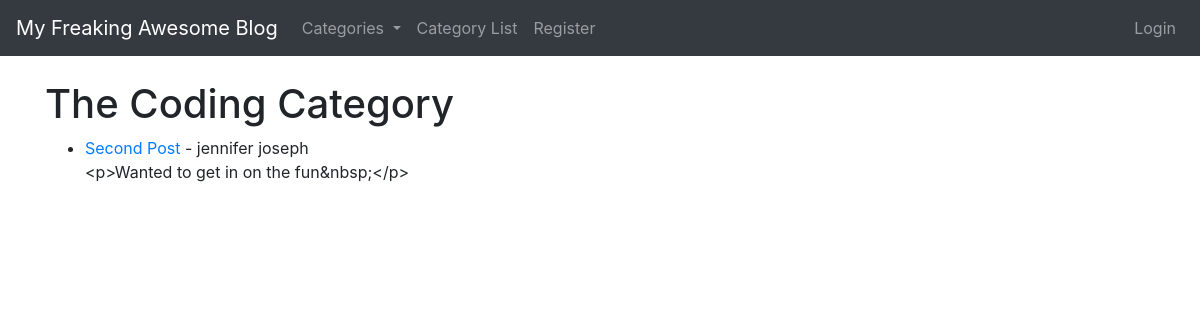
Before: /category/Coding with the older database file.
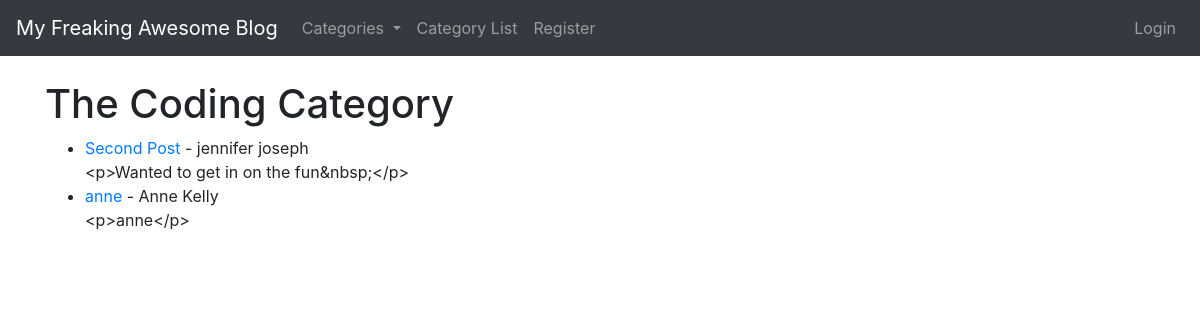
After: the same page with the newer database file.
### tutorialblog/models.py (models this page shows, shortened)
class Post(models.Model):
    title = models.CharField(max_length = 255)
    header_image = models.ImageField(null = True, blank = True, upload_to = "images/")
    title_tag = models.CharField(max_length = 255)#, default = "My Freaking Awesome Blog")
    author = models.ForeignKey(User, on_delete = models.CASCADE) # deletes blog post from a user that has been deleted
    category = models.CharField(max_length = 255, default = 'uncategorized')
    body = RichTextField(blank = True, null = True) # always migrate when you change models
    post_date = models.DateField(auto_now_add=True) # will happen automatically when new blog posts are created
    snippet = models.CharField(max_length = 255)
    likes = models.ManyToManyField(User, related_name = 'blog_post')

### tutorialblog/views.py (the view)
# urls.py: path('category/<str:cats>', CategoryView, name = "category"),  #<> will have the category that it is; note we name it cats here, and then have to use this name in CategoryView
def CategoryView(request, cats): # remember this (cats) is what we named it on the urls.py file; it is a string variable, the cats that gets passed is now going to have a - from our html...
    category_posts = Post.objects.filter(category=cats.replace('-',' '))    # so we use a little bit of python to replace all - with a space
    cat_menu_list = Category.objects.all()
    return render(request, 'categories.html', {'cats': cats.title().replace('-',' '), 'category_posts':category_posts, 'cat_menu_list':cat_menu_list}) #.title makes it cap

### tutorialblog/models.py (called while the page is built)
    def __str__(self):
        return self.name #lets us see category name on the admin back end

### tutorialblog/templates/categories.html (shortened to what this page needs)
{% extends 'base.html' %}
{% block content %}
{% if category_posts %}
    <h1>The {{ cats }} Category</h1>
    <ul>
    {% for post in category_posts %}
        <li> <a href = "{% url 'article-detail' post.pk %}"> {{post.title}}</a> - {{post.author.first_name}} {{post.author.last_name}}
            <br>
            {{ post.body }}
        </li>
    {% endfor %}
    </ul>
{% else %}
<h1>This page does not exist</h1>
{% endif %}
{% endblock %}

Changed rows visible on the page:
added Post: title "anne", author.first_name "Anne", author.last_name "Kelly", body "<p>anne</p>"
